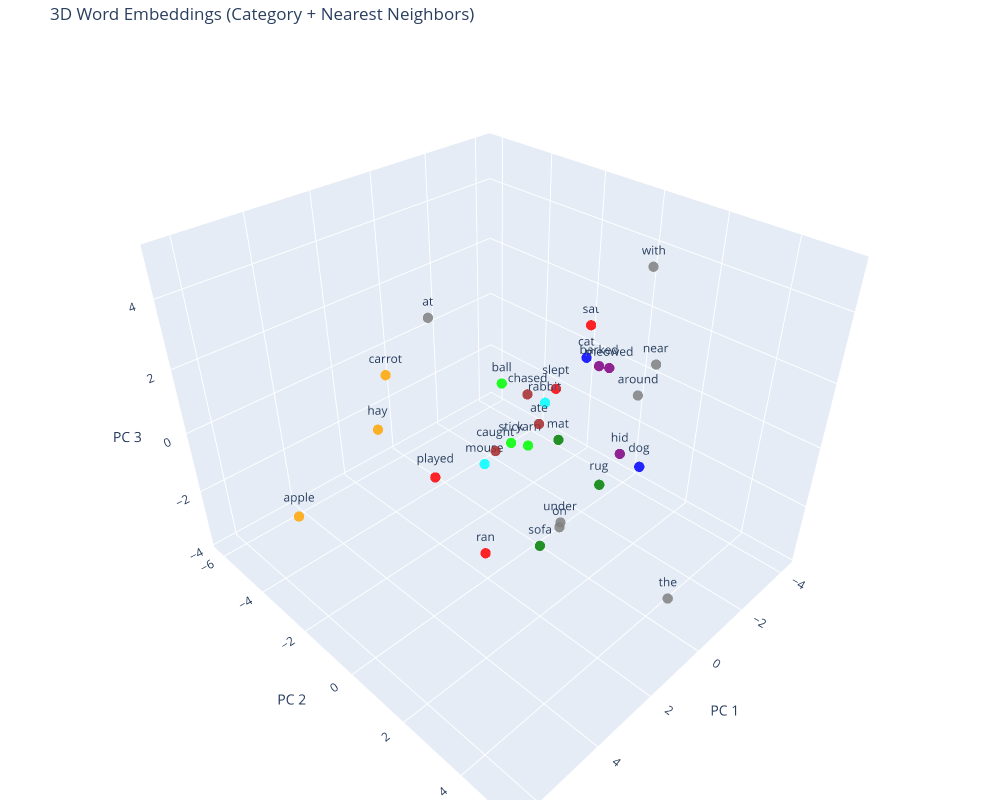

Write notebook code for a chart like this one.
### Markdown cell above
## 📊 3D Plot with hover info (category + neighbors)

### Code cell
import numpy as np
import plotly.graph_objs as go
from sklearn.decomposition import PCA
import torch
import torch.nn.functional as F

word_vectors = model.embeddings.weight.detach().numpy()

pca = PCA(n_components=3)
reduced = pca.fit_transform(word_vectors)

ix_to_word = {ix: word for word, ix in word_to_ix.items()}

# --- compute neighbors using cosine similarity ---
def get_neighbors(word, topk=3):
    idx = word_to_ix[word]
    vec = model.embeddings.weight[idx]

    cos_sim = F.cosine_similarity(
        vec.unsqueeze(0),
        model.embeddings.weight
    )

    best = torch.topk(cos_sim, topk + 1).indices.tolist()

    return [ix_to_word[i] for i in best if i != idx]

# --- color mapping ---
category_colors = {
    "big_animal": "blue",
    "small_animal": "cyan",
    "object_on": "green",
    "object_with": "lime",
    "food": "orange",
    "general_verb": "red",
    "animal_specific_verb": "purple",
    "interaction_verb": "brown",
    "unknown": "gray"
}

colors = [
    category_colors.get(word_type.get(word, "unknown"), "gray")
    for word in word_to_ix.keys()
]

# --- hover text ---
hover_texts = []
for word in word_to_ix.keys():
    category = word_type.get(word, "unknown")
    neighbors = get_neighbors(word)

    hover_texts.append(
        f"Word: {word}<br>"
        f"Category: {category}<br>"
        f"Neighbors: {', '.join(neighbors)}"
    )

# --- plot ---
fig = go.Figure(data=[go.Scatter3d(
    x=reduced[:, 0],
    y=reduced[:, 1],
    z=reduced[:, 2],
    mode='markers+text',
    text=list(word_to_ix.keys()),
    textposition="top center",
    hovertext=hover_texts,
    hoverinfo="text",
    marker=dict(
        size=6,
        color=colors,
        opacity=0.85
    )
)])

fig.update_layout(
    title="3D Word Embeddings (Category + Nearest Neighbors)",
    width=1000,
    height=800,
    margin=dict(l=0, r=0, b=0, t=40),
    scene=dict(
        xaxis_title="PC 1",
        yaxis_title="PC 2",
        zaxis_title="PC 3"
    )
)

fig.show()

### Figure 1 — Plotly figure (JSON) as saved in the notebook; plotly's stock layout.template omitted (floating-point values rounded to 4 significant figures)
{"data": [{"hoverinfo": "text", "hovertext": ["Word: caught<br>Category: interaction_verb<br>Neighbors: apple, hay, carrot", "Word: meowed<br>Category: animal_specific_verb<br>Neighbors: with, mat, sat", "Word: rabbit<br>Category: small_animal<br>Neighbors: sat, slept, mouse", "Word: played<br>Category: general_verb<br>Neighbors: ran, apple, carrot", "Word: hay<br>Category: food<br>Neighbors: carrot, apple, caught", "Word: stick<br>Category: object_with<br>Neighbors: at, slept, yarn", "Word: mat<br>Category: object_on<br>Neighbors: meowed, sofa, rug", "Word: around<br>Category: unknown<br>Neighbors: near, hid, ate", "Word: yarn<br>Category: object_with<br>Neighbors: mouse, under, at", "Word: under<br>Category: unknown<br>Neighbors: on, yarn, dog", "Word: mouse<br>Category: small_animal<br>Neighbors: yarn, rabbit, sofa", "Word: slept<br>Category: general_verb<br>Neighbors: sat, at, barked", "Word: sofa<br>Category: object_on<br>Neighbors: mat, rug, on", "Word: ball<br>Category: object_with<br>Neighbors: at, ate, cat", "Word: sat<br>Category: general_verb<br>Neighbors: slept, rabbit, barked", "Word: barked<br>Category: animal_specific_verb<br>Neighbors: slept, sat, near", "Word: with<br>Category: unknown<br>Neighbors: near, chased, meowed", "Word: hid<br>Category: animal_specific_verb<br>Neighbors: around, cat, sat", "Word: dog<br>Category: big_animal<br>Neighbors: near, under, barked", "Word: carrot<br>Category: food<br>Neighbors: hay, apple, chased", "Word: cat<br>Category: big_animal<br>Neighbors: near, around, sat", "Word: apple<br>Category: food<br>Neighbors: hay, caught, carrot", "Word: ate<br>Category: interaction_verb<br>Neighbors: around, ball, hid", "Word: on<br>Category: unknown<br>Neighbors: under, sofa, mouse", "Word: the<br>Category: unknown<br>Neighbors: rug, sofa, mat", "Word: chased<br>Category: interaction_verb<br>Neighbors: hay, carrot, with", "Word: ran<br>Category: general_verb<br>Neighbors: played, apple, caught", "Word: near<br>Category: unknown<br>Neighbors: around, with, cat", "Word: at<br>Category: unknown<br>Neighbors: stick, slept, ball", "Word: rug<br>Category: object_on<br>Neighbors: the, sofa, mat"], "marker": {"color": ["brown", "purple", "cyan", "red", "orange", "lime", "green", "gray", "lime", "gray", "cyan", "red", "green", "lime", "red", "purple", "gray", "purple", "blue", "orange", "blue", "orange", "brown", "gray", "gray", "brown", "red", "gray", "gray", "green"], "opacity": 0.85, "size": 6}, "mode": "markers+text", "text": ["caught", "meowed", "rabbit", "played", "hay", "stick", "mat", "around", "yarn", "under", "mouse", "slept", "sofa", "ball", "sat", "barked", "with", "hid", "dog", "carrot", "cat", "apple", "ate", "on", "the", "chased", "ran", "near", "at", "rug"], "textposition": "top center", "type": "scatter3d", "x": [1.528, -1.709, -1.609, 2.886, 4.639, 0.2933, 0.6475, -1.21, -0.1939, -0.9441, 0.5576, -3.515, 1.696, 0.0354, -4.258, -2.829, -1.217, -1.766, -2.362, 3.788, -2.154, 6.414, 0.3626, -0.6072, 1.271, 0.7037, 2.74, -2.34, -1.49, 0.6433], "y": [-0.1487, 0.8346, -1.285, -0.9928, -0.8623, -0.7897, 1.208, 2.17, -0.605, 0.07343, -1.574, -2.542, 1.641, -1.413, -1.894, -0.3717, 2.226, 1.389, 1.668, -1.538, -0.3047, -1.937, 0.2799, 0.3274, 5.329, 0.1657, 0.6979, 1.854, -6.195, 2.591], "z": [0.06038, 1.585, -0.4893, -0.5215, 1.964, -0.6686, 0.6652, 1.583, -0.9198, -3.806, -1.691, -1.477, -1.966, 0.8686, 0.7694, 0.6196, 5.142, -0.9841, -1.612, 2.767, 1.216, -0.2562, 0.5443, -3.618, -1.488, 1.575, -2.158, 1.863, 0.4226, 0.009759]}], "layout": {"height": 800, "margin": {"b": 0, "l": 0, "r": 0, "t": 40}, "scene": {"xaxis": {"title": {"text": "PC 1"}}, "yaxis": {"title": {"text": "PC 2"}}, "zaxis": {"title": {"text": "PC 3"}}}, "title": {"text": "3D Word Embeddings (Category + Nearest Neighbors)"}, "width": 1000}}
